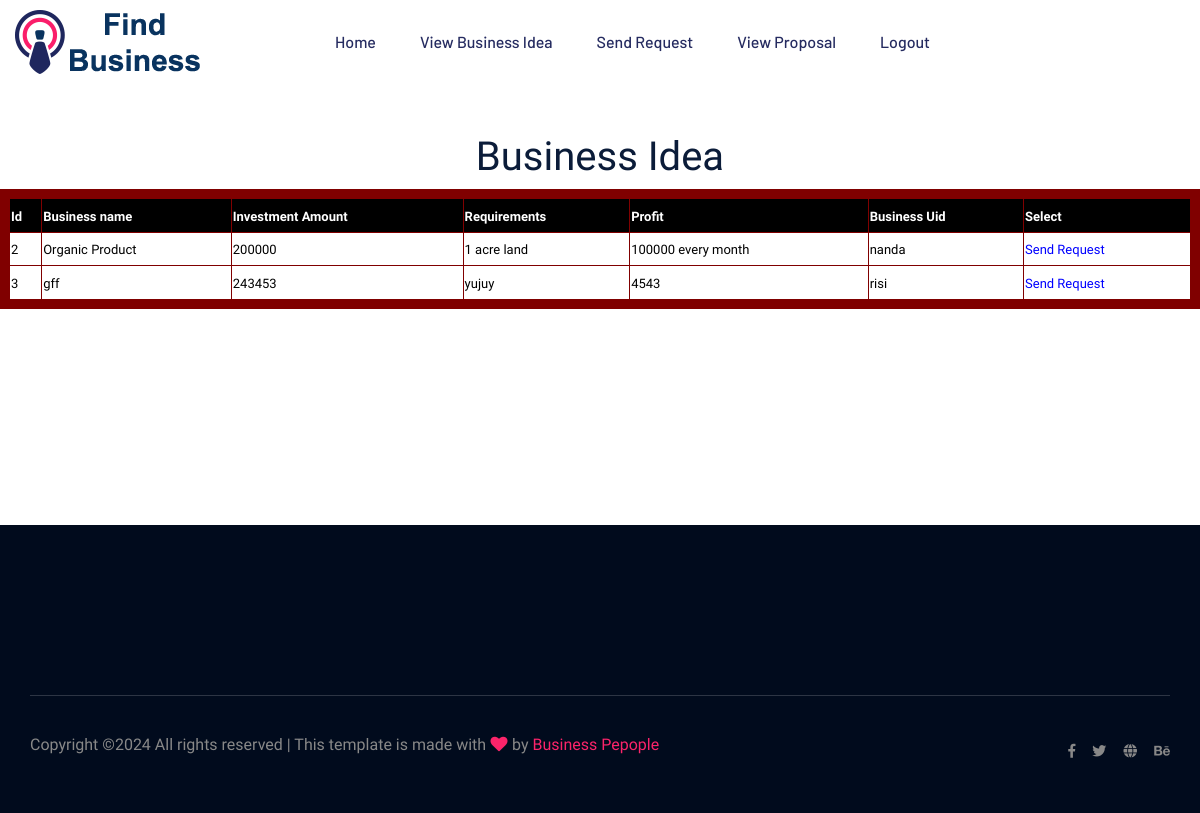
Page /Viewidea.php on the committed database.
### tables this page shows
CREATE TABLE IF NOT EXISTS `businessidea` (
  `id` int(4) NOT NULL AUTO_INCREMENT,
  `Businessname` varchar(100) NOT NULL,
  `Investment` varchar(100) NOT NULL,
  `Requirements` varchar(100) NOT NULL,
  `Profit` varchar(100) NOT NULL,
  `Uid` varchar(100) NOT NULL,
  PRIMARY KEY (`id`)
);

### Viewidea.php (the view, shortened to what this page needs)
<?php
include('Investorheader.php');
?>
<div align="center">
<form action="" name="register"  id="register" method="post">
	<br>
<h1>Business Idea</h1>
	<table border="2" cellspacing="6" class="displaycontent" width="1200" height="120" style="border:10px solid #800000;" align="center">
	<tr>
			<th bgcolor=Black><font color=white size=2>Id</font></th>
			<th bgcolor=Black><font color=white size=2>Business name</font></th>
			<th bgcolor=Black><font color=white size=2>Investment Amount</font></th>
			<th bgcolor=Black><font color=white size=2>Requirements</font></th>
			<th bgcolor=Black><font color=white size=2>Profit</font></th>
			<th bgcolor=Black><font color=white size=2>Business Uid</font></th>
			<th bgcolor=Black><font color=white size=2>Select</font></td>
	</tr>
	<?php
	$query = "select * from businessidea";
	$result = mysql_query($query) or die(mysql_error());
	while($row = mysql_fetch_assoc($result))
		{
 ?>
	<tr>
		<td bgcolor=white><font color=#000000 size=2><?php echo $row['id']; ?></font></td>
		<td bgcolor=white><font color=#000000 size=2><?php echo $row['Businessname']; ?></font></td>
		<td bgcolor=white><font color=#000000 size=2><?php echo $row['Investment']; ?></font></td>
		<td bgcolor=white><font color=#000000 size=2><?php echo $row['Requirements']; ?></font></td>
		<td bgcolor=white><font color=#000000 size=2><?php echo $row['Profit']; ?></font></td>
		<td bgcolor=white><font color=#000000 size=2><?php echo $row['Uid']; ?></font></td>
		<td bgcolor=white><font color=#000000 size=2><a href="Sendrequest.php?Add=<?php echo $row['id'];?>"><font color="#0000FF">Send Request</font></a></font></td>
	</tr>
	<?php }  ?>
	</table>
	</form>
</div>
<?php
include('footer.php');
?>

### rows in the picture
businessidea: id "2", Businessname "Organic Product", Investment "200000", Requirements "1 acre land", Profit "100000 every month", Uid "nanda"
businessidea: id "3", Businessname "gff", Investment "243453", Requirements "yujuy", Profit "4543", Uid "risi"
